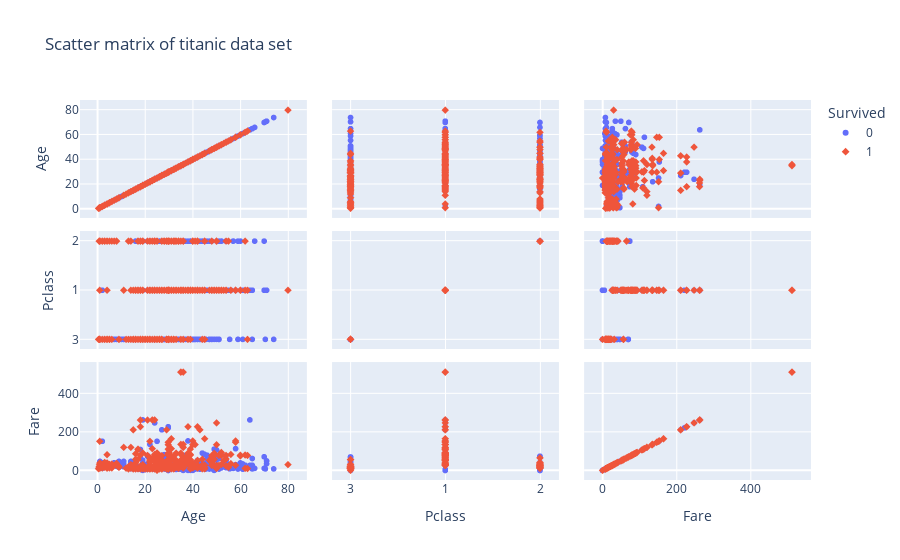

This figure's notebook cell:
### Code cell
#Use faceting to create a scatter plot matrix displaying the relationship between age, fare, and class for passengers who survived and did not survive.
fig = px.scatter_matrix(data,
    dimensions=["Age", "Pclass", "Fare"],
    color="Survived", symbol="Survived",
    title="Scatter matrix of titanic data set",
                       )
#fig.update_traces(diagonal_visible=False)
fig.show()

### Figure 1 — Plotly figure (JSON) as saved in the notebook; plotly's stock layout.template omitted (floating-point values rounded to 4 significant figures; data arrays with more than 128 entries replaced by an {"elided": "..."} marker saying what was removed)
{"data": [{"dimensions": [{"axis": {"matches": true}, "label": "Age", "values": {"elided": "549 float values"}}, {"axis": {"matches": true}, "label": "Pclass", "values": {"elided": "549 str values"}}, {"axis": {"matches": true}, "label": "Fare", "values": {"elided": "549 float values"}}], "hovertemplate": "Survived=0<br>%{xaxis.title.text}=%{x}<br>%{yaxis.title.text}=%{y}<extra></extra>", "legendgroup": "0", "marker": {"color": "#636efa", "symbol": "circle"}, "name": "0", "showlegend": true, "type": "splom"}, {"dimensions": [{"axis": {"matches": true}, "label": "Age", "values": {"elided": "342 float values"}}, {"axis": {"matches": true}, "label": "Pclass", "values": {"elided": "342 str values"}}, {"axis": {"matches": true}, "label": "Fare", "values": {"elided": "342 float values"}}], "hovertemplate": "Survived=1<br>%{xaxis.title.text}=%{x}<br>%{yaxis.title.text}=%{y}<extra></extra>", "legendgroup": "1", "marker": {"color": "#EF553B", "symbol": "diamond"}, "name": "1", "showlegend": true, "type": "splom"}], "layout": {"dragmode": "select", "legend": {"title": {"text": "Survived"}, "tracegroupgap": 0}, "title": {"text": "Scatter matrix of titanic data set"}}}
